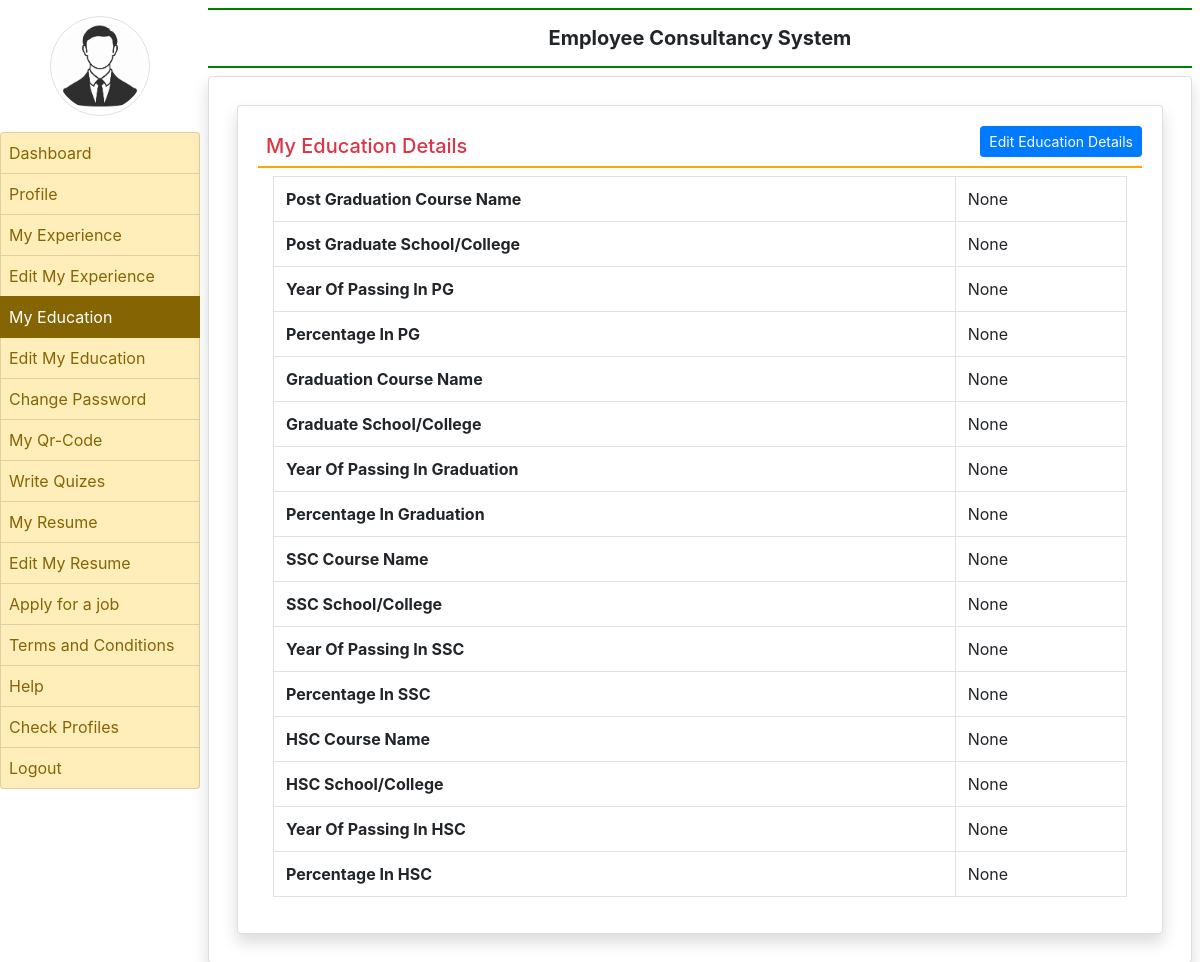
The app's page /my_education/ (signed in) with its own data.
### employee/models.py (models this page shows, shortened)
class EmployeeEducation(models.Model):
    user=models.ForeignKey(User,on_delete=models.CASCADE)
    coursepg = models.CharField(max_length=100,null=True)
    schollclgpg = models.CharField(max_length=200,null=True)
    yearofpassingpg = models.CharField(max_length=20,null=True)
    percentagepg = models.CharField(max_length=30,null=True)
    coursegra = models.CharField(max_length=100, null=True)
    schollclggra = models.CharField(max_length=200, null=True)
    yearofpassingra = models.CharField(max_length=20, null=True)
    percentagegra = models.CharField(max_length=30, null=True)
    coursessc = models.CharField(max_length=100, null=True)
    schollclgssc = models.CharField(max_length=200, null=True)
    yearofpassingssc = models.CharField(max_length=20, null=True)
    percentagessc = models.CharField(max_length=30, null=True)
    coursehsc = models.CharField(max_length=100, null=True)
    schollclghsc = models.CharField(max_length=200, null=True)
    yearofpassinghsc = models.CharField(max_length=20, null=True)
    percentagehsc = models.CharField(max_length=30, null=True)

### employee/views.py (the view)
# urls.py: path('my_education/', my_education, name='my_education'),
def my_education(request):
    if not request.user.is_authenticated:
        return redirect('emp_login')
    user = request.user
    education = EmployeeEducation.objects.get(user=user)
    return render(request,'my_education.html',locals())

### employee/templates/my_education.html
{% extends 'emp_base.html' %}
{% block main %}
<div class="card shadow m-2">
    <div class="card-body">
       <a href="{% url 'edit_myeducation' %}"class="btn btn-primary float-right btn-sm">Edit Education Details</a>
        <h5 class="p-2 text-danger" style="border-bottom : 2px solid orange">My Education Details</h5>
        <div class="container-fluid">
            <table class="table table-bordered">
                <tr>
                    <th>Post Graduation Course Name</th>
                     <td>{{education.coursepg}}</td>
                </tr>
                 <tr>
                    <th>Post Graduate School/College</th>
                     <td>{{education.schollclgpg}}</td>
                </tr>
                 <tr>
                    <th>Year Of Passing In PG</th>
                     <td>{{education.yearofpassingpg}}</td>
                </tr>
                <tr>
                    <th>Percentage In PG</th>
                     <td>{{education.percentagepg}}</td>
                </tr>
                <tr>
                    <th>Graduation Course Name</th>
                     <td>{{education.coursegra}}</td>
                </tr>
                 <tr>
                    <th>Graduate School/College</th>
                     <td>{{education.schollclggra}}</td>
                </tr>
                 <tr>
                    <th>Year Of Passing In Graduation</th>
                     <td>{{education.yearofpassingra}}</td>
                </tr>
                <tr>
                    <th>Percentage In Graduation</th>
                     <td>{{education.percentagegra}}</td>
                </tr>
                <tr>
                    <th>SSC Course Name</th>
                     <td>{{education.coursessc}}</td>
                </tr>
                 <tr>
                    <th>SSC School/College</th>
                     <td>{{education.schollclgssc}}</td>
                </tr>
                 <tr>
                    <th>Year Of Passing In SSC</th>
                     <td>{{education.yearofpassingssc}}</td>
                </tr>
                <tr>
                    <th>Percentage In SSC</th>
                     <td>{{education.percentagessc}}</td>
                </tr>
                <tr>
                    <th>HSC Course Name</th>
                     <td>{{education.coursehsc}}</td>
                </tr>
                 <tr>
                    <th>HSC School/College</th>
                     <td>{{education.schollclghsc}}</td>
                </tr>
                 <tr>
                    <th>Year Of Passing In HSC</th>
                     <td>{{education.yearofpassinghsc}}</td>
                </tr>
                <tr>
                    <th>Percentage In HSC</th>
                     <td>{{education.percentagehsc}}</td>
                </tr>
            </table>
        </div>
    </div>
</div>
{% endblock %}

### records on screen
EmployeeEducation: coursepg "None", schollclgpg "None", yearofpassingpg "None", percentagepg "None", coursegra "None", schollclggra "None", yearofpassingra "None", percentagegra "None", coursessc "None", schollclgssc "None", yearofpassingssc "None", percentagessc "None", coursehsc "None", schollclghsc "None", yearofpassinghsc "None", percentagehsc "None"
